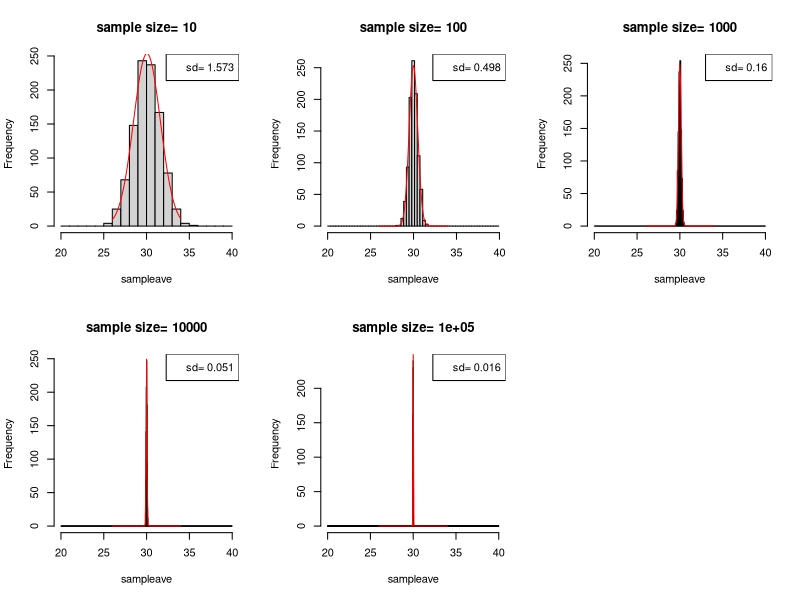
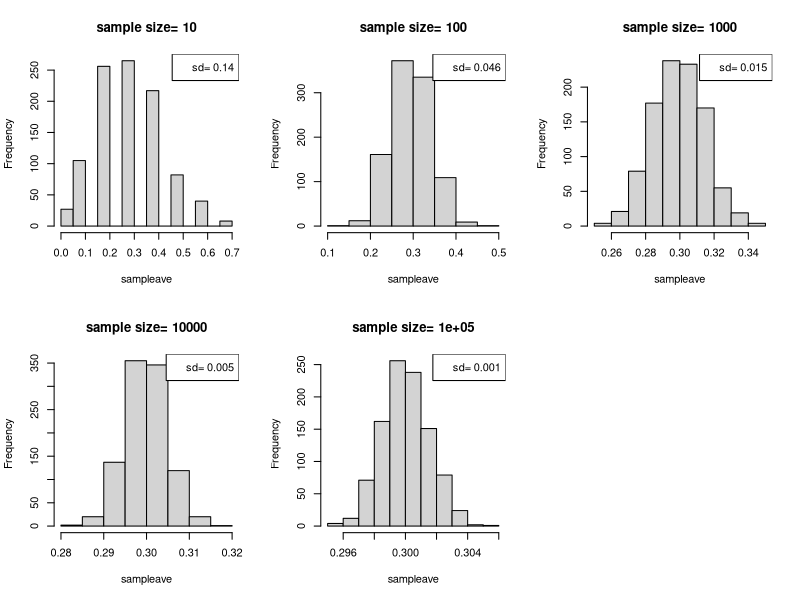

These charts were generated, in order, by the following R code:
#中心極限定理を確認しよう。

#母集団は平均30 分散25　の正規分布
#n=10,100,1000,10000,100000のサンプルをそれぞれ1000回抽出する。
#当たり前だが1000回標本抽出すると、標本平均は1000個できる。
#標本平均の分布をヒストグラムにした。
par(mfrow = c(2,3))

for (j in 1:5){
  size=10^j
  sampleave<-c()
  samplevar<-c()
  samplevar2<-c()
  for (i in 1:1000){
    sample<-rnorm(size,30,5)
    ave<-mean(sample)
    sampleave[i]<-ave
    var<-sum((sample-ave)^2)/size
    var2<-sum((sample-ave)^2)/(size-1)
    samplevar[i]<-var
    samplevar2[i]<-var2
  }
  mean(sampleave)
  mean(samplevar)
  mean(samplevar2)
  name<-paste("sample size=",10^j)
  hist(sampleave,seq(20,40,1/sqrt(10^(j-1))),main=name)
  legend("topright",paste("sd=",round(sd(sampleave),3)))
  #正規分布を決めるのは平均（期待値）とsdである
  mean(sampleave)
  hoge<-function(x){1000*(1/sqrt(10^(j-1)))*dnorm(x,mean(sampleave),sd(sampleave))}
  curve(hoge,from=26,to=34,add=TRUE,col="red") #正規分布のグラフを重ねて描く
}

#0.3の確率で１、0.7の確率で０となる母集団

par(mfrow = c(2,3))

for (j in 1:5){
  size=10^j
  sampleave<-c()
  samplevar<-c()
  samplevar2<-c()
  for (i in 1:1000){
    sample<-(runif(size,0,1)<0.3)*1
    ave<-mean(sample)
    sampleave[i]<-ave
    var<-sum((sample-ave)^2)/size
    var2<-sum((sample-ave)^2)/(size-1)
    samplevar[i]<-var
    samplevar2[i]<-var2
  }
  mean(sampleave)
  mean(samplevar)
  mean(samplevar2)
  name<-paste("sample size=",10^j)
  hist(sampleave,main=name)
  legend("topright",paste("sd=",round(sd(sampleave),3)))
  #正規分布を決めるのは平均（期待値）とsdである
  mean(sampleave)
  hoge<-function(x){1000*(1/sqrt(10^(j-1)))*dnorm(x,mean(sampleave),sd(sampleave))}
  curve(hoge,from=26,to=34,add=TRUE,col="red") #正規分布のグラフを重ねて描く
}
